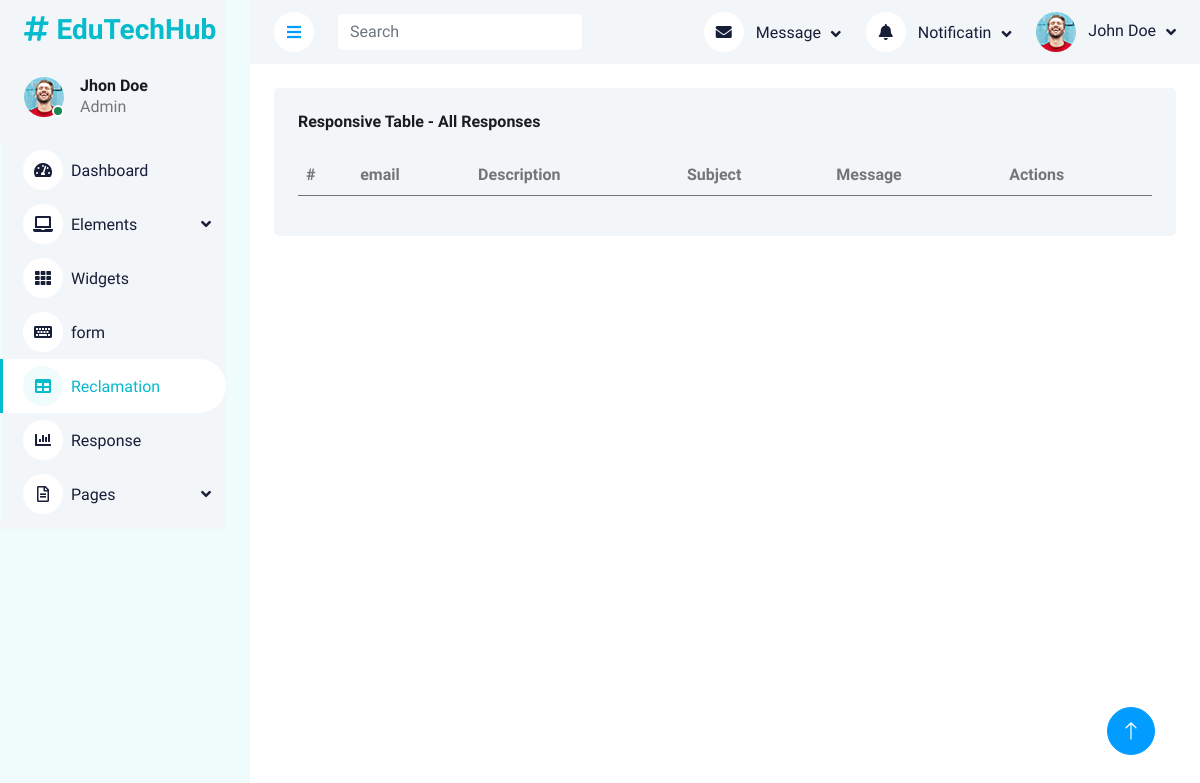
The page /view/Back Office/Reponse.php on the database as committed earlier.
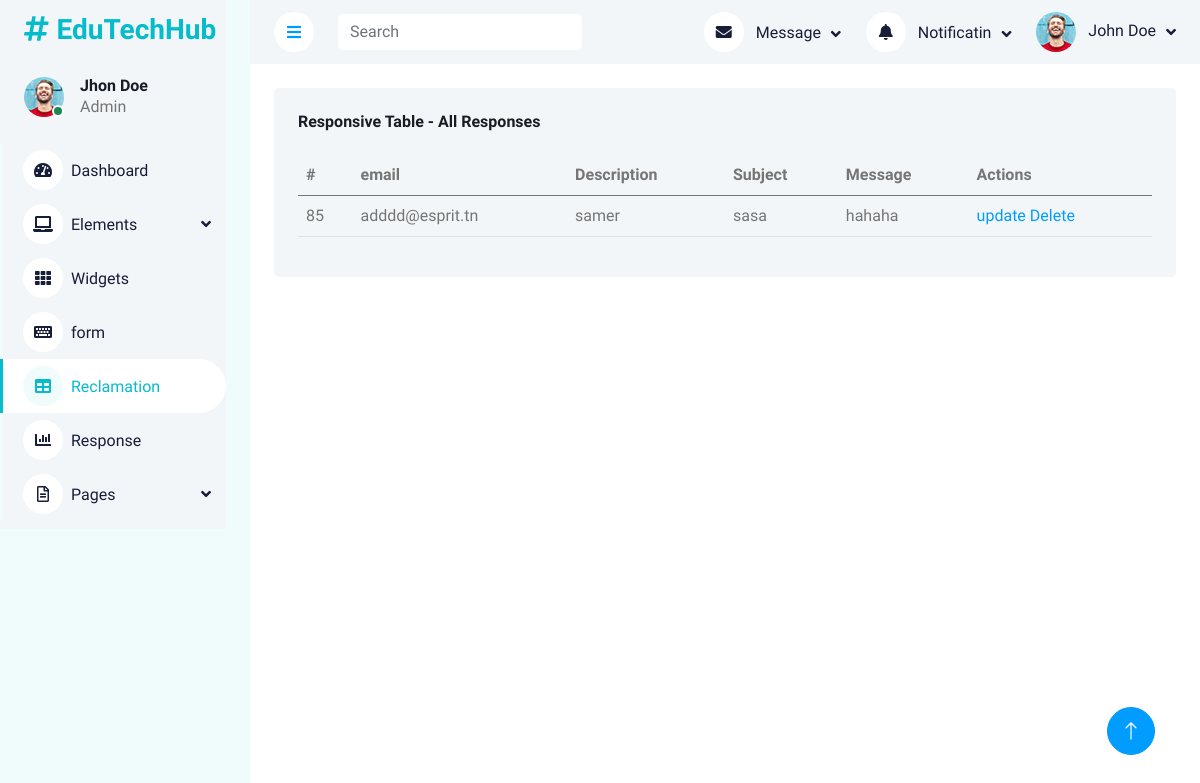
The same page on the database as committed later.
### tables this page shows
CREATE TABLE `reponses` (
  `id_reponse` int(11) NOT NULL,
  `reclamation_id` int(11) DEFAULT NULL,
  `subject` varchar(255) DEFAULT NULL,
  `msg` text DEFAULT NULL
);

CREATE TABLE `reclamations` (
  `id_recla` int(11) NOT NULL,
  `nom` varchar(50) NOT NULL,
  `num` int(11) NOT NULL,
  `email` varchar(255) NOT NULL,
  `description` varchar(50) NOT NULL
);

### controller/reponseC.php (called while the page is built, shortened)
<?php
class reponseC{
    public function listReponses(){
        $sql = "SELECT * FROM reponses e inner join reclamations r on e.reclamation_id = r.id_recla";
        $db = config::getConnexion();
        try{
            $list = $db->query($sql);
            return $list;
        }
        catch(Exception $e){
            die("Error: " . $e->getMessage());
        }
    }
}
?>

### view/Back Office/Reponse.php (the view, shortened to what this page needs)
<!DOCTYPE html>
<html lang="en">
<head>
    <link href="https://cdnjs.cloudflare.com/ajax/libs/font-awesome/5.10.0/css/all.min.css" rel="stylesheet">
    <link href="https://cdn.jsdelivr.net/npm/bootstrap-icons@1.4.1/font/bootstrap-icons.css" rel="stylesheet">
    <link href="lib/owlcarousel/assets/owl.carousel.min.css" rel="stylesheet">
    <link href="lib/tempusdominus/css/tempusdominus-bootstrap-4.min.css" rel="stylesheet" />
    <link href="css/bootstrap.min.css" rel="stylesheet">
    <link href="css/style.css" rel="stylesheet">
</head>
<body>
    <div class="container-fluid position-relative bg-white d-flex p-0">
        <?php require ('menu.php'); ?>
        <div class="container-fluid pt-4 px-4">
            <div class="row g-4">
                <div class="col-12">
                    <div class="bg-light rounded h-100 p-4">
                        <h6 class="mb-4">Responsive Table - All Responses</h6>
                        <div class="table-responsive">
                            <table class="table">
                                <thead>
                                    <tr>
                                        <th scope="col">#</th>
                                        <th scope="col">email</th>
                                        <th scope="col">Description</th>
                                        <th scope="col">Subject</th>
                                        <th scope="col">Message</th>
                                        <th scope="col">Actions</th>
                                    </tr>
                                </thead>
                                <tbody>
                                    <?php
                                    include "../../Controller/reponseC.php";
                                    $responseC = new reponseC();
                                    $responses = $responseC->listReponses();
                                    if ($responses) {
                                        foreach ($responses as $response) {
                                            ?>
                                            <tr>
                                                <td><?php echo $response['id_reponse']; ?></td>
                                                <td><?php echo $response['email']; ?></td>
                                                <td><?php echo $response['description']; ?></td>
                                                <td><?php echo htmlspecialchars($response['subject']); ?></td>
                                                <td><?php echo htmlspecialchars($response['msg']); ?></td>
                                                <td>
                                                    <a
                                                        href="update_reponse.php?id_rep=<?php echo $response['id_reponse']; ?>&email=<?php echo $response['email']; ?>&nom=<?php echo $response['nom']; ?>">update</a>
                                                    <a
                                                        href="../../Controller/delete_reponse.php?id=<?php echo $response['id_reponse']; ?>">Delete</a>
                                                </td>
                                            </tr>
                                            <?php
                                        }
                                    } else {
                                        echo "<tr><td colspan='4'>No responses found</td></tr>";
                                    }
                                    ?>
                                </tbody>
                            </table>
                        </div>
                    </div>
                </div>
            </div>
        </div>
        <a href="#" class="btn btn-lg btn-primary btn-lg-square back-to-top"><i class="bi bi-arrow-up"></i></a>
    </div>
</body>
</html>

Rows that differ between the two databases and show on the page:
added reponses: id_reponse "85", reclamation.email "adddd@esprit.tn", reclamation.description "samer", subject "sasa", msg "hahaha"
